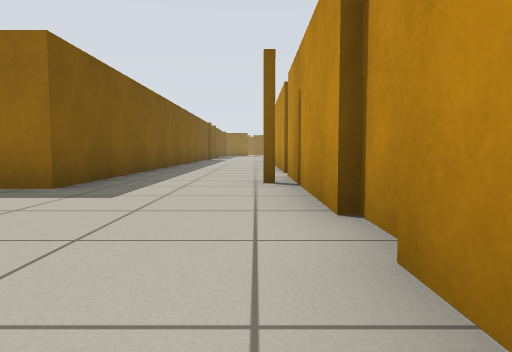
[1] (above)

24 first-person views from a walk through a robot-simulator world made for Stage. The camera is 0.5 m above the floor, tilts 4° down and sees 70° across. Floor lines are 1 m apart. The floor is counted in squares, 1 m on a side. Each view is taken from the middle of a square. On the plan, view 1 faces up. The plan holds only what a view shows up to about 9 squares ahead; the rest is blank. The place goes on beyond the plan. The robots in the file are not drawn.

[2]
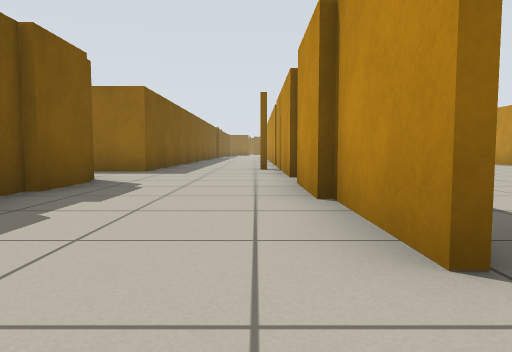

[3]
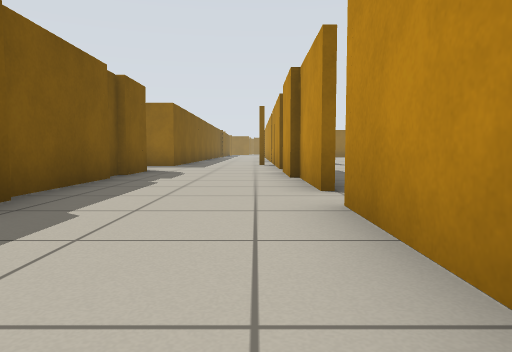

[4]
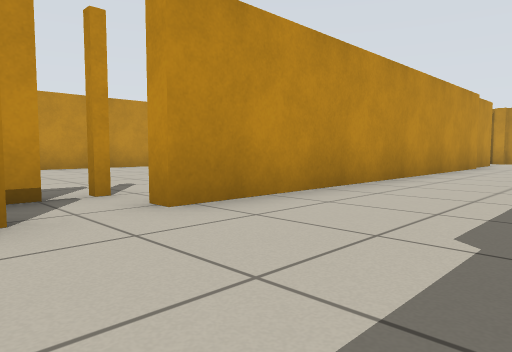

[5]
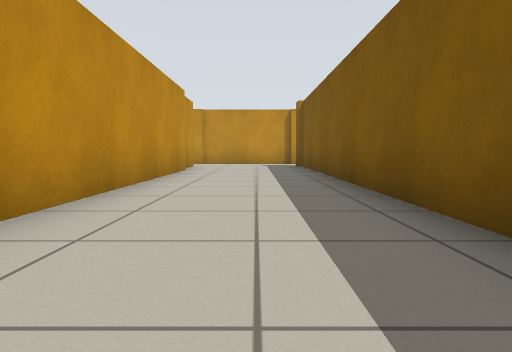

[6]
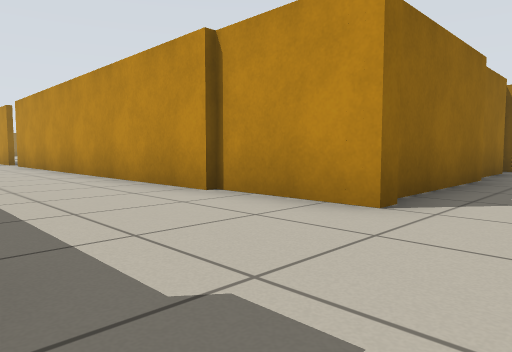

[7]
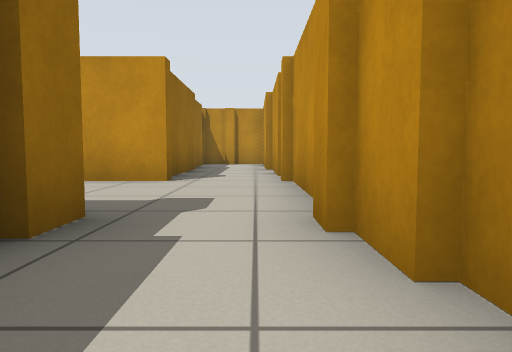

[8]
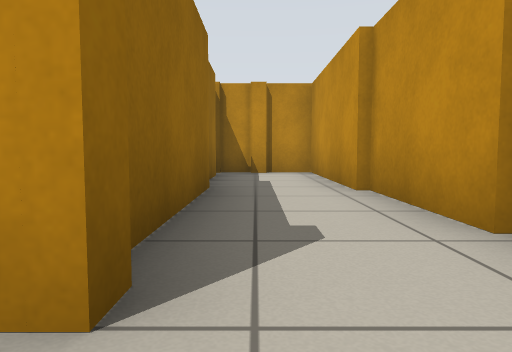

[9]
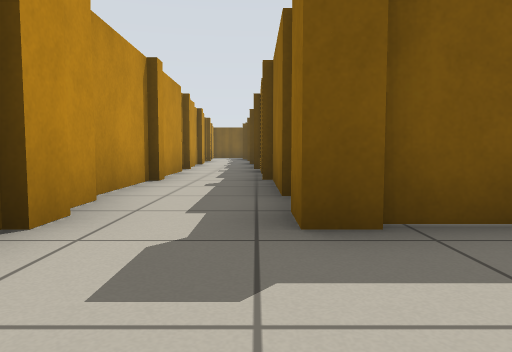

[10]
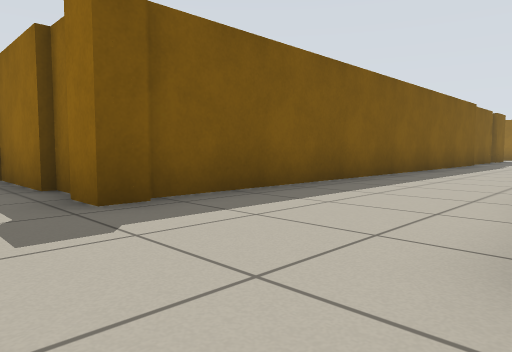

[11]
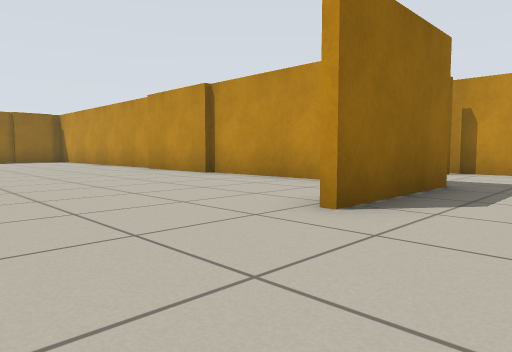

[12]
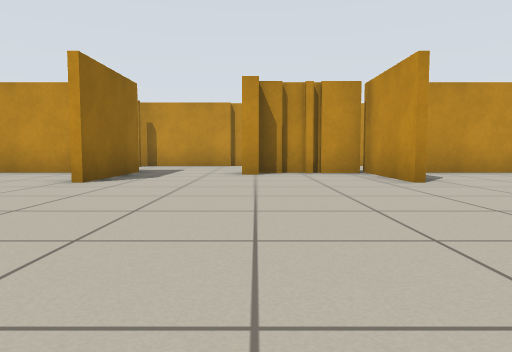

[13]
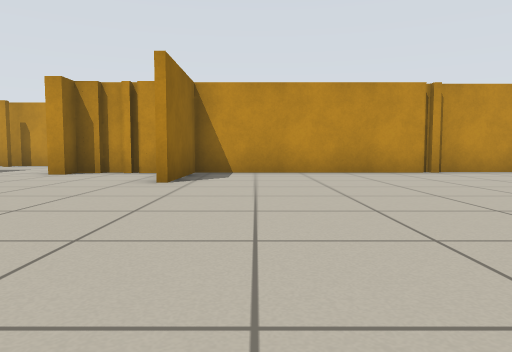

[14]
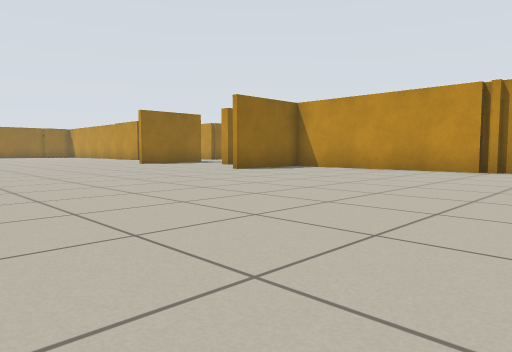

[15]
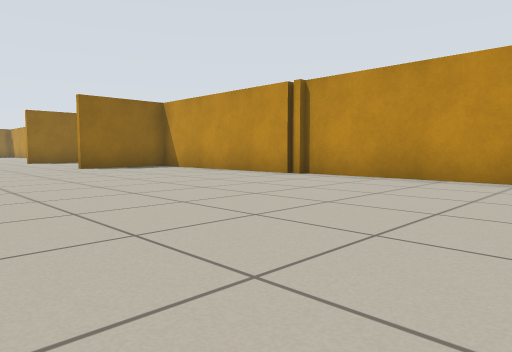

[16]
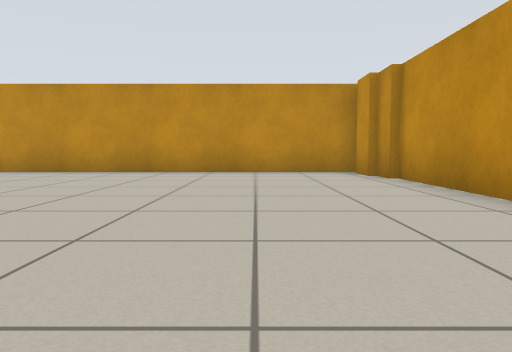

[17]
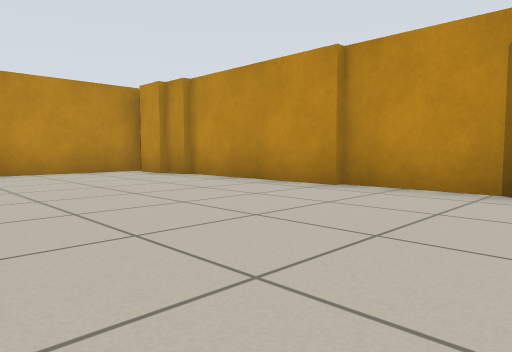

[18]
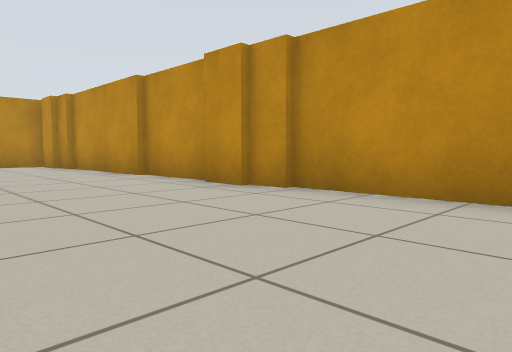

[19]
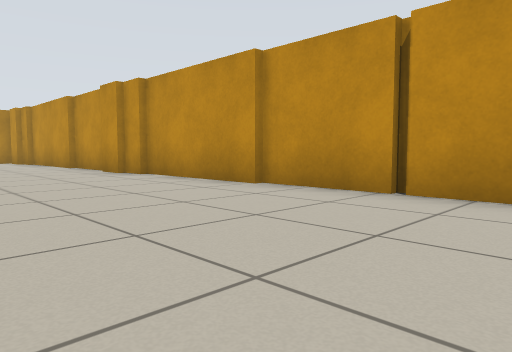

[20]
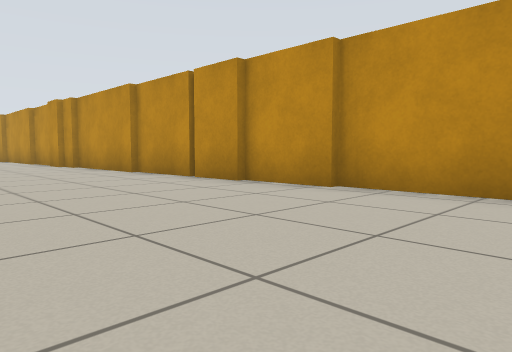

[21]
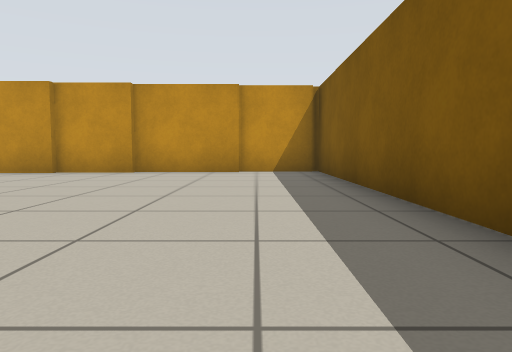

[22]
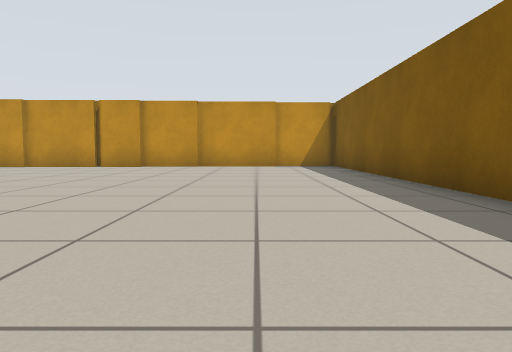

[23]
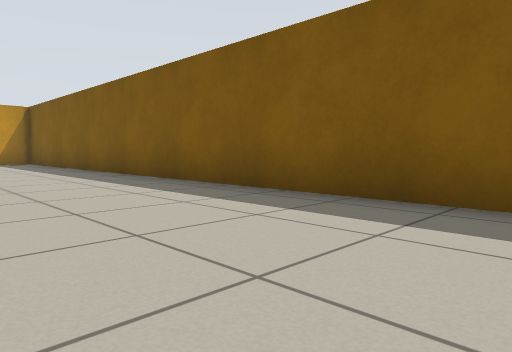

[24]
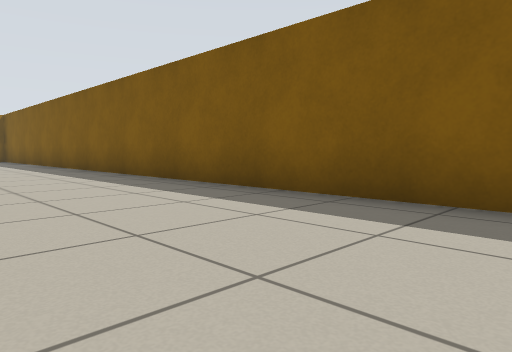

### Floor plan
Points are (right, up) in squares from view 1. A wall is a line through its corners. A room is listed if a view was taken in it or the views show most of it. See-through windows are left out.
Room 1 (views 1, 2, 3, 4, 5, 6, 7, 8, 9, 10)
walls: (0.8, -2.6) (0.8, -0.2); (-2.6, -0.5) (-2.6, -3.1); (2, -3.1) (2, -2.6); (0.6, -0.4) (0.6, 1.6); (-2.4, -6) (-2.4, -15.2); (-2.8, 0.5) (-2.8, -0.1); (-2.6, 1.9) (-2.6, 0.4); (0.8, 2) (0.8, 2.9); (0.6, 2.8) (0.6, 7.4); (0.8, -13.4) (0.8, -3.7) (1.2, -3.7); (0.6, 8.1) (0.6, 9); (-2.3, -15.1) (-2.3, -15.7) (-3, -15.7); (-2.6, 9.1) (-2.6, 4.7) (-3.5, 4.7); (-3.4, -15.5) (-4, -15.5); (1.4, -15.5) (1, -15.5) (1, -13.2); (-3.9, -15.7) (-6.2, -15.7); (5, -15.4) (1.6, -15.4); (-2.9, -17.4) (-2.2, -17.4); (0.9, -17.4) (1.4, -17.4); (-2.4, -17.6) (1, -17.6); (2.1, -17.4) (4.6, -17.4); (7.4, -15.2) (5.6, -15.2); (-3.8, -17.6) (-2.8, -17.6); (4.5, -17.3) (8.3, -17.3) (8.3, -16.2); (-6.5, -17.6) (-6, -17.6); (-6.1, -17.8) (-3.6, -17.8); (8.3, -16) (8.3, -15.1); (-8.9, -17.8) (-7, -17.8)
ways out: opening at (-3, 3.5) to room 2; gap at (2, -3)
Room 2 (views 11, 12, 13, 14, 15, 16, 17, 18, 19, 20, 21, 22, 23, 24)
walls: (-5.4, -0.5) (-2.6, -0.5); (-24.5, 1.5) (-24.5, -16.6) (-22.5, -16.6); (-3.5, 1.9) (-3.5, 2.4); (-3, -0.4) (-3, 1); (-3, 1.4) (-3, 1.9); (-2.8, 0.9) (-2.8, 1.5); (-3.5, 4.7) (-5.4, 4.7); (-2.8, -6.1) (-2.8, -0.6) (-5.4, -0.6); (-2.8, 6.1) (-2.8, 9.8); (-3, 9.6) (-3, 10.9); (-11.2, -15.5) (-10.2, -15.5); (-11.9, -15.7) (-11.1, -15.7); (-15.1, -15.9) (-11.8, -15.9); (-10.2, -15.7) (-8, -15.7); (-8.1, -15.5) (-4.4, -15.5); (-18.6, -16.1) (-15, -16.1); (-20.2, -16.2) (-18.5, -16.2); (-4.6, -15.4) (-3.8, -15.4); (-3.9, -15.2) (-2.9, -15.2); (-22.6, -16.4) (-20.1, -16.4); (-2.6, -15.5) (-2.6, -5.8)
ways out: opening at (-3, 3.5) to room 1

Where each view was taken, in squares from view 1:
view 1: 0 up, 0 right, facing up
view 2: 4 down, 0 right, facing up
view 3: 7 down, 0 right, facing up
view 4: 2 down, 2 left, facing down-right
view 5: 4 down, 1 left, facing down
view 6: 17 down, 2 left, facing up-right
view 7: 17 down, 5 left, facing right
view 8: 16 down, 0 right, facing right
view 9: 16 down, 0 right, facing left
view 10: 17 down, 1 right, facing up-left
view 11: 3 up, 8 left, facing up-right
view 12: 2 up, 11 left, facing right
view 13: 2 down, 11 left, facing right
view 14: 8 down, 12 left, facing up-right
view 15: 11 down, 9 left, facing up-right
view 16: 13 down, 11 left, facing right
view 17: 11 down, 11 left, facing down-right
view 18: 12 down, 15 left, facing down-right
view 19: 12 down, 19 left, facing down-right
view 20: 12 down, 23 left, facing down-right
view 21: 8 down, 23 left, facing down
view 22: 5 down, 22 left, facing down
view 23: 2 down, 21 left, facing down-left
view 24: 2 up, 21 left, facing down-left
